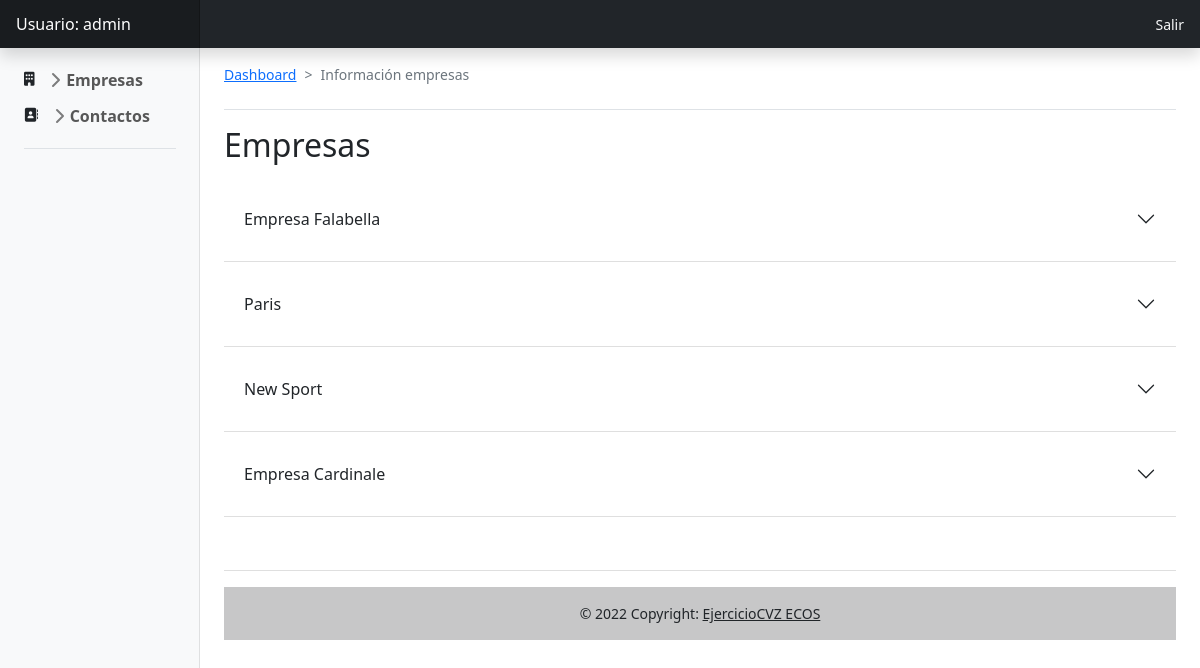
The app's page /InformacionEmpresas/ (signed in) with its own data.
### appEmpresa/models.py (models this page shows, shortened)
class Empresa(models.Model):
    IdEmpresa = models.AutoField(primary_key=True,serialize=False,verbose_name='IdContacto')
    Nombre_empresa = models.CharField(max_length=255, null=False)
    Rut = models.CharField(max_length=10, null=False)
    Direccion = models.CharField(max_length=100, null=False)
    Comuna = models.ForeignKey(Comuna, on_delete=models.CASCADE, db_column='Nombre')

### appEmpresa/views.py (the view)
# urls.py: path('InformacionEmpresas/',Informacion, name='Informacion'),
def Informacion(request):
    contactos = Contacto.objects.all()
    empresas = Empresa.objects.all()
    agenda = Agenda.objects.all().values('Empresa_agenda','Contacto_agenda')
    data = {'agenda':agenda, 'empresas': empresas, 'contacto': contactos}
    return render(request,"AppEmpresa/InformacionEmpresas.html",data)

### appComuna/models.py (called while the page is built)
    def __str__(self):
        return '%s'%(self.Nombre)

### templates/AppEmpresa/InformacionEmpresas.html (shortened to what this page needs)
{% extends 'Home/Dashboard.html'%}
{% load static %}
{% block content %}
<body>
    <main class="col-md-9 ms-sm-auto col-lg-10 px-md-4">
      <div data-valor="1" class="d-flex justify-content-between flex-wrap flex-md-nowrap align-items-center pt-3 pb-2 mb-3 border-bottom">
        <nav style="--bs-breadcrumb-divider: '>';" aria-label="breadcrumb">
          <ol class="breadcrumb">
            <li class="breadcrumb-item"><a href="{% url 'Empresa:Dashboard'%}">Dashboard</a></li>
            <li class="breadcrumb-item active" aria-current="page">Información empresas</li>
          </ol>
        </nav>
      </div>
      <h1 class="h2 ">Empresas</h1>
      <br>
      {% for a in empresas %}
        <div class="accordion accordion-flush" id="accordionFlushExample">
              <div class="accordion-item">
                <h2 class="accordion-header" id="flush-headingOne">
                  <button class="accordion-button collapsed" type="button" data-bs-toggle="collapse" data-bs-target="#flush-{{a.IdEmpresa}}" aria-expanded="false" aria-controls="flush-collapseOne">
                    {{a.Nombre_empresa}}
                  </button>
                </h2>
              </div>
         </div>
      <hr style="color:grey;">
      {% endfor %}
      <br>
      <hr style="color:grey;">
      <footer class="bg-light text-center text-lg-start">
        <div class="text-center p-3" style="background-color: rgba(0, 0, 0, 0.2);">
          © 2022 Copyright:
          <a class="text-dark">EjercicioCVZ ECOS</a>
        </div>
      </footer>
    </main>
  </body>
{%endblock%}

### templates/Home/Dashboard.html (shortened to what this page needs)
{% load static %}
<!doctype html>
<html lang="en">
  <head>
    <link href="{%static '/css/bootstrap.min.css'%}" rel="stylesheet">
    <link href="{%static '/css/dashboard.css'%}" rel="stylesheet">
    <link href="{%static '/css/sidebar.css'%}" rel="stylesheet">
  </head>
  <body>
    {% if user.is_authenticated %}
    <header class="navbar navbar-dark sticky-top bg-dark flex-md-nowrap p-0 shadow">
      <a class="navbar-brand col-md-3 col-lg-2 me-0 px-3" href="#">Usuario: {{ user.username }}</a>
      <div class="navbar-nav">
        <div class="nav-item text-nowrap">
          <a class="nav-link text-light px-3" href="{% url 'logout' %}">Salir</a>
        </div>
      </div>
    </header>
    {% endif %}
    <div class="container-fluid">
      <div class="row">
        <nav id="sidebarMenu" class="col-md-3 col-lg-2 d-md-block bg-light sidebar collapse">
          <div class="position-sticky pt-3 px-4">
            <ul class="list-unstyled ps-0">
              <li class="mb-1">
                <i class="fas fa-building"></i>
                <button class="btn btn-toggle align-items-center rounded collapsed" data-bs-toggle="collapse" data-bs-target="#dashboard-collapse" aria-expanded="false">
                  Empresas
                </button>
              </li>
              <li class="mb-1">
                <i class="fas fa-address-book"></i>
                <button class="btn btn-toggle align-items-center rounded collapsed" data-bs-toggle="collapse" data-bs-target="#orders-collapse" aria-expanded="false">
                  Contactos
                </button>
              </li>
              <li class="border-top my-3"></li>
            </ul>
          </div>
        </nav>
        {% block content %}{% endblock %}
  </body>
</html>

### static/css/dashboard.css (style rules this page uses)
body { font-size: .875rem; }
.sidebar { position: fixed; top: 0; bottom: 0; left: 0; z-index: 100; padding: 48px 0 0; box-shadow: inset -1px 0 0 rgba(0, 0, 0, .1); }
.navbar-brand { padding-top: .75rem; padding-bottom: .75rem; font-size: 1rem; background-color: rgba(0, 0, 0, .25); box-shadow: inset -1px 0 0 rgba(0, 0, 0, .25); }

### static/css/sidebar.css (style rules this page uses)
.btn-toggle { display: inline-flex; align-items: center; padding: .25rem .5rem; font-weight: 600; color: rgba(0, 0, 0, .65); background-color: transparent; border: 0; }
.btn-toggle::before { width: 1.25em; line-height: 0; transition: transform .35s ease; transform-origin: .5em 50%; }

### records on screen
Empresa: Nombre_empresa "Empresa Falabella"
Empresa: Nombre_empresa "Paris"
Empresa: Nombre_empresa "New Sport"
Empresa: Nombre_empresa "Empresa Cardinale"

### other values on screen
{{ user.username }} "admin"
